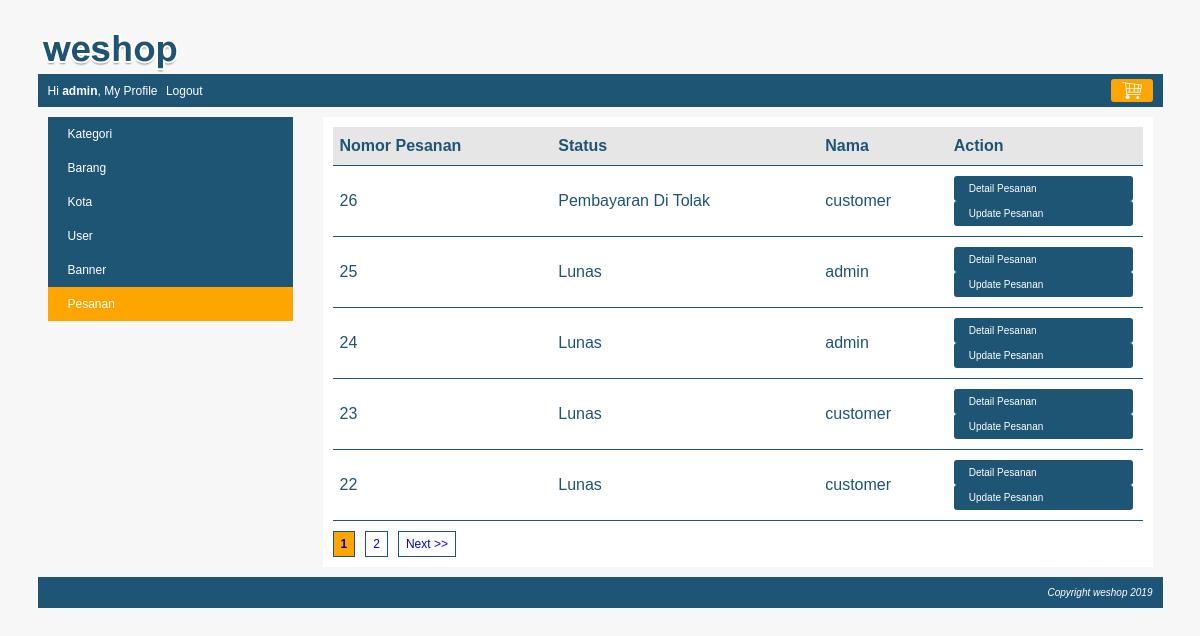
The app's page /index.php?page=my_profile&module=pesanan&action=list (signed in) with its own data.
### tables this page shows
CREATE TABLE `pesanan` (
  `pesanan_id` int(10) NOT NULL,
  `kota_id` int(10) NOT NULL,
  `user_id` int(10) NOT NULL,
  `nama_penerima` varchar(150) NOT NULL,
  `nomor_telepon` varchar(15) NOT NULL,
  `alamat` varchar(300) NOT NULL,
  `tanggal_pemesanan` datetime NOT NULL,
  `status` tinyint(4) NOT NULL
);

CREATE TABLE `user` (
  `user_id` int(10) NOT NULL,
  `level` varchar(30) NOT NULL,
  `nama` varchar(150) NOT NULL,
  `email` varchar(160) NOT NULL,
  `alamat` varchar(400) NOT NULL,
  `phone` varchar(15) NOT NULL,
  `password` varchar(300) NOT NULL,
  `status` enum('on','off') NOT NULL
);

### module/pesanan/list.php (the view, shortened to what this page needs)
<?php
$pagination = isset($_GET["pagination"]) ? $_GET["pagination"] : 1;
$data_per_halaman = 5;
$mulai_dari = ($pagination-1) * $data_per_halaman;
if($level == "superadmin"){
$queryPesanan = mysqli_query($koneksi, "SELECT pesanan.*, user.nama FROM pesanan JOIN user ON pesanan.user_id=user.user_id ORDER BY pesanan.tanggal_pemesanan DESC LIMIT $mulai_dari, $data_per_halaman");
}else{
	$queryPesanan = mysqli_query($koneksi, "SELECT pesanan.*, user.nama FROM pesanan JOIN user ON pesanan.user_id=user.user_id WHERE pesanan.user_id='$user_id' ORDER BY pesanan.tanggal_pemesanan DESC");
}
if (mysqli_num_rows($queryPesanan) == 0) {
	echo "<h3>Maaf saat ini belum ada data pesanan</h3>";
}else{
	echo "<table class='table-list'>";
	echo "<tr class='baris-title'>";
	echo "<th class='kiri'>Nomor Pesanan</th>";
	echo "<th class='kiri'>Status</th>";
	echo "<th class='kiri'>Nama</th>";
	echo "<th class='kiri'>Action</th>";
	echo "</tr>";
	while ($row = mysqli_fetch_assoc($queryPesanan)) {
		if($level == "superadmin"){
			$adminButton = "<a class='tombol-action' href='".BASE_URL."index.php?page=my_profile&module=pesanan&action=status&pesanan_id=".$row["pesanan_id"]."'>Update Pesanan </a>";
		}else{
			$adminButton = "";
		}
		$status = $row["status"];
		echo "<tr>";
		echo "<td class='kiri'>".$row["pesanan_id"]."</td>";
		echo "<td class='kiri'>".$arrayStatusPemesanan[$status]."</td>";
		echo "<td class='kiri'>".$row["nama"]."</td>";
		echo "<td class='kiri'>";
		echo "<a class='tombol-action' href='".BASE_URL."index.php?page=my_profile&module=pesanan&action=detail&pesanan_id=".$row["pesanan_id"]."'>Detail Pesanan </a>";
		echo $adminButton;
		echo "</td>";
		echo "</tr>";
	}
	echo "</table>";
}
?>

### css/style.css (style rules this page uses)
body { font-family:arial; font-size:12px; color:#1e5474; background:#F7F7F7; margin: 0px; }
.table-list { width: 100%; border-collapse: collapse; }
.table-list tr { border-bottom: 1px solid #1e5474; }
.table-list .baris-title { background: #E6E6E6; }
.table-list tr th, .table-list tr td { padding: 10px 7px; }
.kiri { text-align: left; }
.tombol-action { background: #1e5474; color: white; padding: 7px 15px; border-radius: 3px; cursor: pointer; text-decoration: none; margin-right: 3px; font-size: 10px; display: block; }

### records on screen
pesanan: pesanan_id "26", status "Pembayaran Di Tolak", user.nama "customer"
pesanan: pesanan_id "25", status "Lunas", user.nama "admin"
pesanan: pesanan_id "24", status "Lunas", user.nama "admin"
pesanan: pesanan_id "23", status "Lunas", user.nama "customer"
pesanan: pesanan_id "22", status "Lunas", user.nama "customer"

### other values on screen
$nama "admin"
